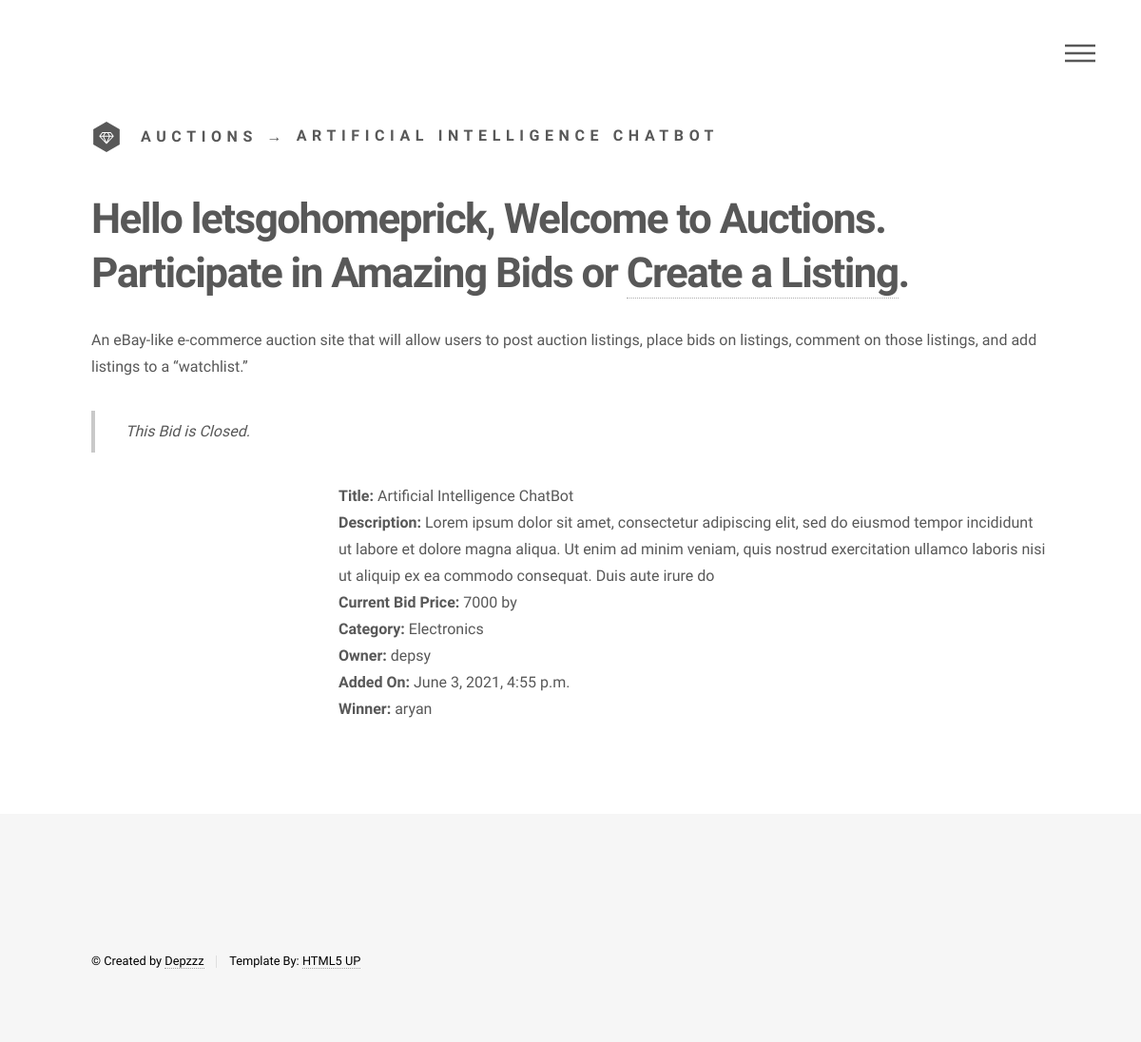
Screenshot of /listing/11 (signed in) with the database file from the repository.
### auctions/models.py (models this page shows)
class listings(models.Model):
    title = models.CharField(max_length=64)
    description = models.CharField(max_length=250)
    owner = models.ForeignKey(User,on_delete=models.CASCADE,related_name="listings")
    current_price = models.PositiveIntegerField()
    image_url = models.URLField(max_length=200)
    category = models.CharField(max_length=13,
                            choices=CATEGORIES,
                            default='GENERAL')
    status = models.CharField(max_length=1,
                            choices=STATUS_CHOICES,
                            default='O')
    added_on = models.DateTimeField(auto_now_add=True)
    winner = models.ForeignKey(User,on_delete=models.CASCADE,related_name="winner",blank=True,null=True)

class User(AbstractUser):
    pass

### auctions/views.py (the view, shortened to what this page needs)
# urls.py: path("listing/<str:id>",views.view_listing,name="view"),
def view_listing(request,id):
    current_listing = listings.objects.get(pk=id)
    current_user = User.objects.get(pk=request.user.id)
    all_comments = comments.objects.filter(listingid=current_listing)
    if current_listing.status == 'C':
        listing_winner = current_listing.winner
    else:
        listing_winner = ''
    if request.user.is_authenticated and current_listing.status == 'C' and current_user != listing_winner:
        context = {
                "listing": listings.objects.get(pk=id),
                "all_comments" : all_comments,
                "winner" : listing_winner
            }
        return render(request, "auctions/listing.html",context)

### auctions/templates/auctions/listing.html (shortened to what this page needs)
{% extends "auctions/layout.html" %}
{% block heading %}
    {{ listing.title }}
{% endblock %}
{% block section %}
        <blockquote>
            This Bid is {{ listing.get_status_display }}.
        </blockquote>
    <section>
        <div class="row gtr-uniform">
            <div class="col-3 col-12-xsmall">
            </div>
            <div class="col-9 col-12-xsmall">
                <b>Title: </b>{{ listing.title }} <br />
                <b>Description: </b>{{ listing.description }} <br />
                <b>Current Bid Price: </b>{{ listing.current_price }} by {{ user_bid }} <br />
                <b>Category: </b>{{ listing.get_category_display }} <br />
                <b>Owner: </b>{{ listing.owner }} <br />
                <b>Added On: </b>{{ listing.added_on }} <br />
                {% if winner.username|length > 0 %}
                <b>Winner: </b>{{ listing.winner }}
                {% endif %}
                <br />
            </div>
    </section>
{% endblock %}

### auctions/templates/auctions/layout.html (shortened to what this page needs)
{% load static %}
<!DOCTYPE html>
<html lang="en">
    <head>
		<link rel="stylesheet" href="{% static 'auctions/css/main.css' %}" />
	</head>
    <body class="is-preload">
        <div id="wrapper">
            <header id="header">
                <div class="inner">
                        <a href="{% url 'index' %}" class="logo">
                            <span class="symbol">
                                <img src="{% static 'auctions/images/logo.svg' %}" alt="" />
                            </span>
                            <span class="title">
                                Auctions &rarr;&nbsp;
                                <a href="{{ request.get_full_path }}" class="logo">
                                    {% block heading %}{% endblock %}
                                </a>
                            </span>
                        </a>
                        <nav>
                            <ul>
                                <li><a href="#menu">Menu</a></li>
                            </ul>
                        </nav>
                </div>
            </header>
			<div id="main">
				<div class="inner">
                    <header>
                        <h1>
                        {% if user.is_authenticated %}
                            Hello {{ user.username }}, Welcome to Auctions. <br />
                            Participate in Amazing Bids or <a href="{% url 'create' %}">Create a Listing</a>.
                        {% else %}
                            Hello Guest, Welcome to Auctions. <br />
                            <a href="{% url 'register' %}">Sign Up</a> or <a href="{% url 'login' %}">Log In</a>
                        {% endif %}
                        </h1>
                        <p>An eBay-like e-commerce auction site that will allow users to post auction listings, place bids on listings, comment on those listings, and add listings to a “watchlist.”</p>
                    </header>
                        {% block section %}
                        {% endblock %}
                </div>
            </div>
            <footer id="footer">
                <div class="inner">
                    <ul class="copyright">
                        <li>&copy; Created by <a href="http://github.com/depzzz/">Depzzz</a></li><li>Template By: <a href="http://html5up.net">HTML5 UP</a></li>
                    </ul>
                </div>
            </footer>
        </div>
	</body>
</html>

### rows the page displays
listings: title "ARTIFICIAL INTELLIGENCE CHATBOT", status "Closed", title "Artificial Intelligence ChatBot", description "Lorem ipsum dolor sit amet, consectetur adipiscing elit, sed do eiusmod tempor incididunt ut labore et dolore magna aliqua. Ut enim ad minim veniam, quis nostrud exercitation ullamco laboris nisi ut aliquip ex ea commodo consequat. Duis aute irure do", current_price "7000", category "Electronics", owner "depsy", added_on "June 3, 2021, 4:55 p.m.", winner "aryan"
User: username "letsgohomeprick"
